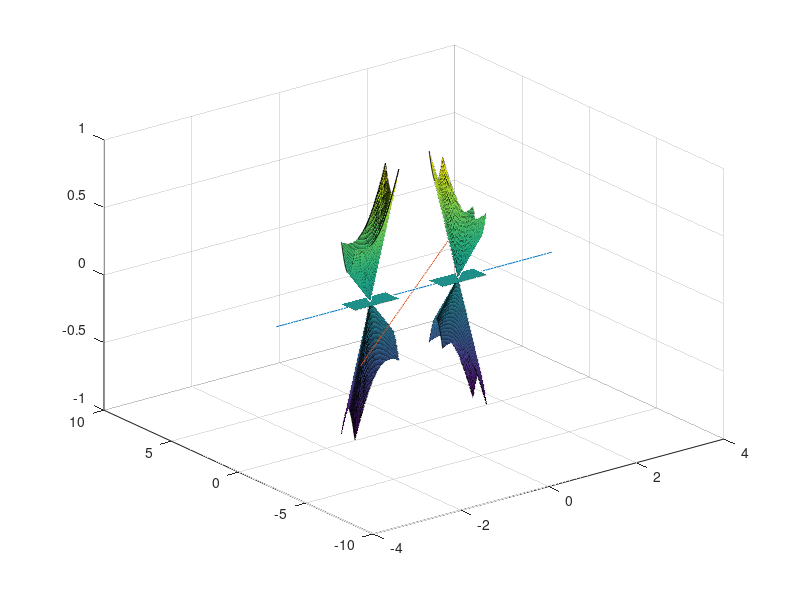

Write MATLAB code to recreate this figure.
clear
%clc
N=100;

c1=.5;
c2=-c1;

Q=1;
r=.5;
kz1=linspace(-r-Q,r-Q,N);
kx1=linspace(-r,r,N);

kz2=linspace(-r+Q,r+Q,N);
kx2=linspace(-r,r,N);

[kz1,kx1]=meshgrid(kz1,kx1);
[kz2,kx2]=meshgrid(kz2,kx2);

e11=c1*(kz1+Q) - (kx1.^2 + (kz1+Q).^2).^(1/2);
e12=c1*(kz1+Q) + (kx1.^2 + (kz1+Q).^2).^(1/2);

e21=c2*(kz2-Q) - (kx2.^2 + (kz2-Q).^2).^(1/2);
e22=c2*(kz2-Q) + (kx2.^2 + (kz2-Q).^2).^(1/2);

sur=zeros(N,N);

surf(kz1,kx1,e11)
hold on
surf(kz1,kx1,e12)
hold on
surf(kz1,kx1,sur)
hold on
surf(kz2,kx2,e21)
hold on
surf(kz2,kx2,e22)
hold on
surf(kz2,kx2,sur)

%%
clear
N=100;
kz=linspace(-3.14,3.14,N);
c=1;


e1=c*kz-kz;
e2=c*kz+kz;

plot(kz,e1)
hold on
plot(kz,e2);

